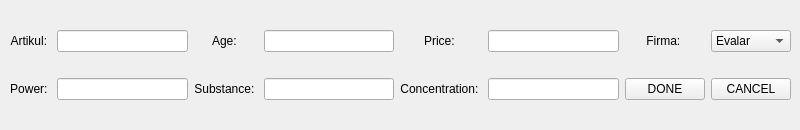
    <widget class="QWidget" name="edit_antipyretic">
     <widget class="QWidget" name="gridLayoutWidget_8">
      <property name="geometry">
       <rect>
        <x>10</x>
        <y>10</y>
        <width>781</width>
        <height>111</height>
       </rect>
      </property>
      <layout class="QGridLayout" name="gridLayout_8">
       <item row="1" column="0">
        <widget class="QLabel" name="label_35">
         <property name="text">
          <string>Power: </string>
         </property>
         <property name="alignment">
          <set>Qt::AlignCenter</set>
         </property>
        </widget>
       </item>
       <item row="1" column="4">
        <widget class="QLabel" name="label_36">
         <property name="text">
          <string>Concentration: </string>
         </property>
         <property name="alignment">
          <set>Qt::AlignCenter</set>
         </property>
        </widget>
       </item>
       <item row="0" column="3">
        <widget class="QLineEdit" name="age_antipyretic_2"/>
       </item>
       <item row="0" column="1">
        <widget class="QLineEdit" name="artikul_antipyretic_2"/>
       </item>
       <item row="1" column="3">
        <widget class="QLineEdit" name="substance_2"/>
       </item>
       <item row="1" column="7">
        <widget class="QPushButton" name="cancel_antipyretic_2">
         <property name="text">
          <string>CANCEL</string>
         </property>
        </widget>
       </item>
       <item row="0" column="0">
        <widget class="QLabel" name="label_37">
         <property name="text">
          <string>Artikul: </string>
         </property>
         <property name="alignment">
          <set>Qt::AlignCenter</set>
         </property>
        </widget>
       </item>
       <item row="1" column="6">
        <widget class="QPushButton" name="edit_antipyretic_2">
         <property name="text">
          <string>DONE</string>
         </property>
        </widget>
       </item>
       <item row="0" column="5">
        <widget class="QLineEdit" name="price_antipyretic_2"/>
       </item>
       <item row="0" column="4">
        <widget class="QLabel" name="label_38">
         <property name="text">
          <string>Price: </string>
         </property>
         <property name="alignment">
          <set>Qt::AlignCenter</set>
         </property>
        </widget>
       </item>
       <item row="1" column="2">
        <widget class="QLabel" name="label_39">
         <property name="text">
          <string>Substance: </string>
         </property>
         <property name="alignment">
          <set>Qt::AlignCenter</set>
         </property>
        </widget>
       </item>
       <item row="1" column="5">
        <widget class="QLineEdit" name="concentration_2"/>
       </item>
       <item row="0" column="6">
        <widget class="QLabel" name="label_40">
         <property name="text">
          <string>Firma: </string>
         </property>
         <property name="alignment">
          <set>Qt::AlignCenter</set>
         </property>
        </widget>
       </item>
       <item row="1" column="1">
        <widget class="QLineEdit" name="power_2"/>
       </item>
       <item row="0" column="2">
        <widget class="QLabel" name="label_47">
         <property name="text">
          <string>Age: </string>
         </property>
         <property name="alignment">
          <set>Qt::AlignCenter</set>
         </property>
        </widget>
       </item>
       <item row="0" column="7">
        <widget class="QComboBox" name="firma_antipyretic_2">
         <item>
          <property name="text">
           <string>Evalar</string>
          </property>
         </item>
         <item>
          <property name="text">
           <string>Stoletov</string>
          </property>
         </item>
         <item>
          <property name="text">
           <string>DocVet</string>
          </property>
         </item>
        </widget>
       </item>
      </layout>
     </widget>
    </widget>
